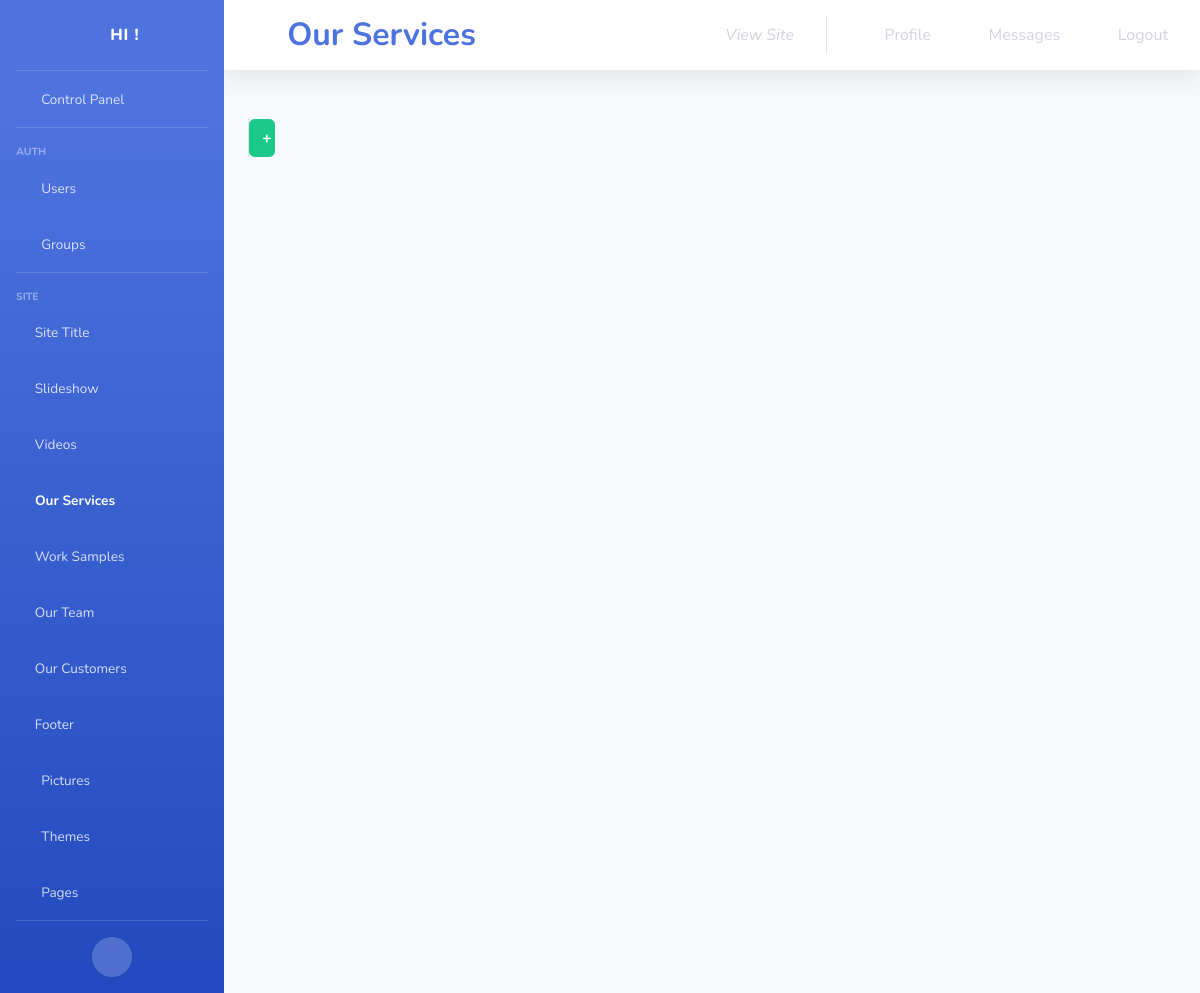
The page /control_panel/site/our-services/ (signed in) on the database as committed earlier.
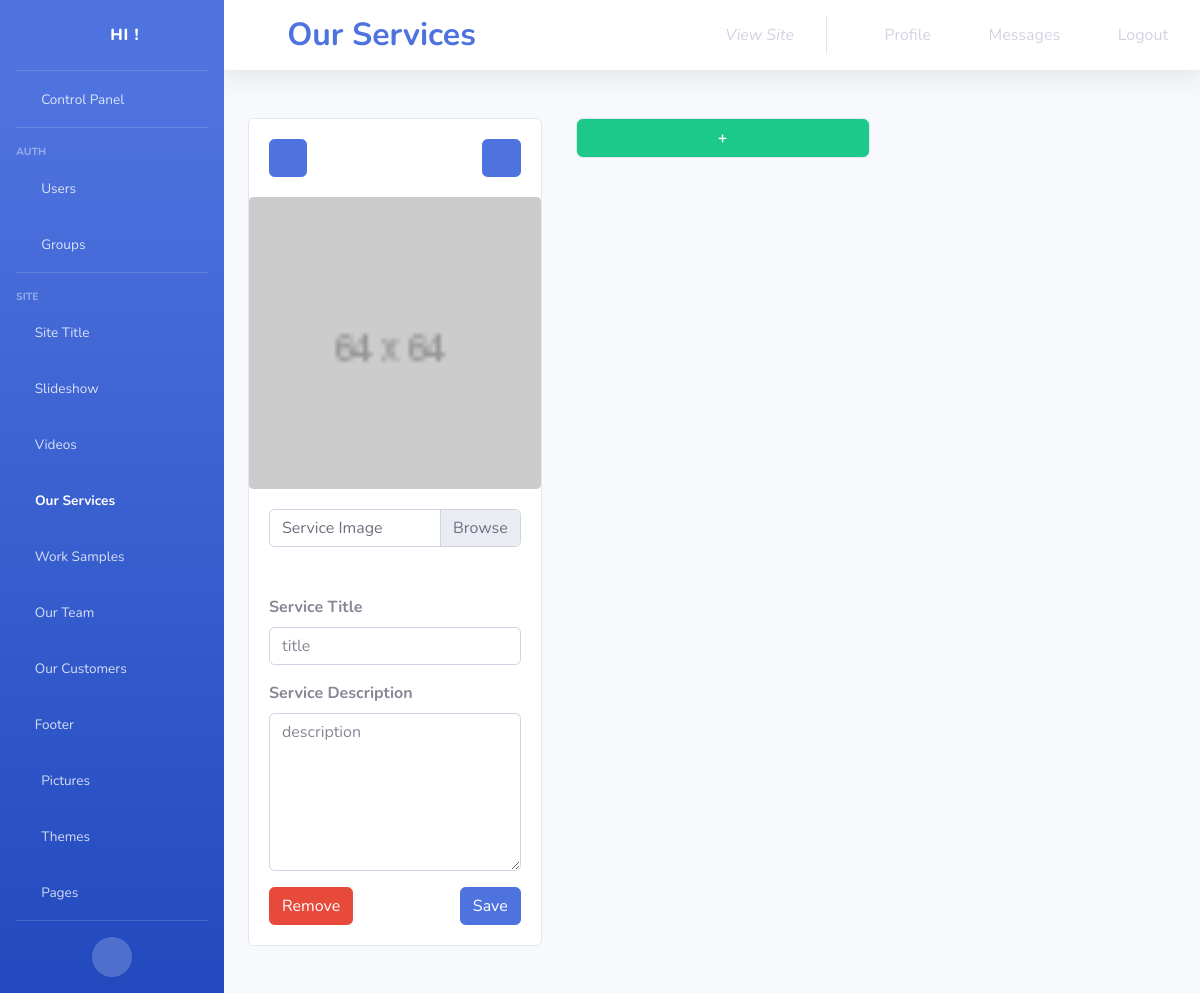
The same page on the database as committed later.
### control_panel/models.py (models this page shows)
class services(models.Model):
	img=models.ImageField(upload_to='services/img/',
						  default='services/img/default/default.png'
						  ,blank=True)
	title=models.CharField(max_length=191)
	description=models.TextField()
	objects=servicesManager()

### control_panel/views.py (the view, shortened to what this page needs)
# urls.py: path('site/our-services/',views.our_services_,name='control_panel/site/our-services'),
def our_services_(request):
	if not request.user.is_staff:
		return redirect('/')
	messages=list()
	return render(request,'control_panel/our-services.html',
				  {'messages':messages,'services':services.objects.all()})

### templates/control_panel/our-services.html (shortened to what the changed rows need)
{% load static %}
<!DOCTYPE html>
<html lang="en">
<head>
	<link href="{% static 'cpanel/vendor/fontawesome-free/css/all.min.css' %}" rel="stylesheet" type="text/css">
	<link href="{% static 'cpanel/css/sb-admin-2.min.css' %}" rel="stylesheet">
</head>
<body id="page-top">
<div id="wrapper">
	<div id="content-wrapper" class="d-flex flex-column">
		<div id="content">
			<nav class="navbar navbar-expand navbar-light bg-white topbar mb-4 static-top shadow">
				<h1 class="fas d-none d-sm-block fa-wrench mr-3 font-weight-bold text-primary"></h1>
				<h2 class="m-0 d-none d-sm-block font-weight-bold text-primary">Our Services</h2>
			</nav>
			<div class="container-fluid">
				<div class="card-deck mb-3">
					<div class="form-row">
						{% for service in services %}
							<div class="mt-4 col-lg-6 col-lg-6">
								<div class="card card-deck">
									<div class="card-body d-none d-lg-block">
										<form method="POST">
											<button style="float: right;" class="btn btn-primary"
													value="{{ service.id }}" type="submit"
													name="m-d"><a class="fa fa-angle-right"></a>
											</button>
											<button class="btn btn-primary"
													value="{{ service.id }}" type="submit"
													name="m-u"><a class="fa fa-angle-left"></a>
											</button>
										</form>
									</div>
									<img class="card-img" src="{{ service.img.url }}"
										 alt="Card image cap">
									<div class="card-body">
										<form method="POST" enctype="multipart/form-data">
											<div class="input-group mb-5">
												<div class="custom-file">
													<label class="custom-file-label"
														   for="inputGroupFile01">Service Image</label>
												</div>
											</div>
											<div class="form-row">
												<div class="col">
													<div class="form-group"><label><strong>Service
																						   Title</strong></label><input
															class="form-control" type="text"
															placeholder="{{ service.title }}"
															name="service-title">
													</div>
													<div class="form-group"><label><strong>Service
																						   Description</strong></label><textarea
															class="form-control" rows="6"
															placeholder="{{ service.description }}"
															name="service-description"></textarea></div>
												</div>
											</div>
											<button style="float: right;" class="btn btn-primary"
													value="{{ service.id }}" type="submit"
													name="save">Save
											</button>
											<button class="btn btn-danger"
													value="{{ service.id }}" type="submit"
													name="remove-service">Remove
											</button>
										</form>
									</div>
								</div>
							</div>
						{% endfor %}
					</div>
				</div>
			</div>
		</div>
	</div>
</div>
</body>
</html>

Rows that differ between the two databases and show on the page:
added services: {{ service.id }} 1 (drawn), img (placeholder picture), service-title "title", service-description "description"
